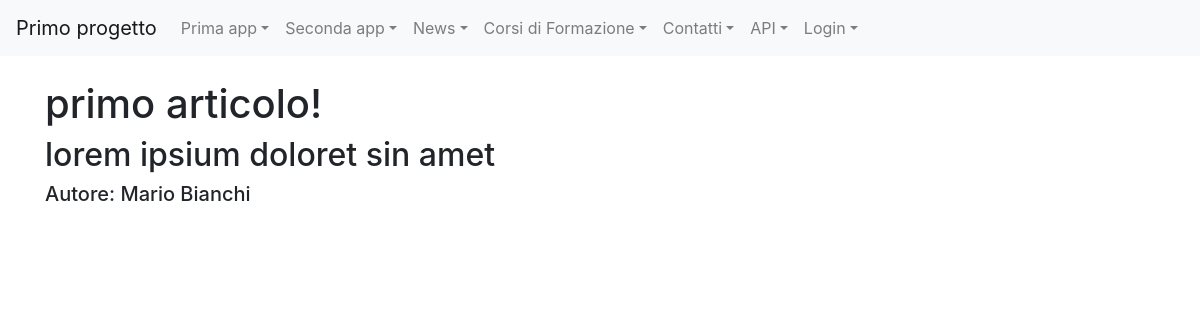
/news/articoli/1, run on the app's committed database.
### news/models.py (models this page shows, shortened)
class Articolo(models.Model):
    titolo = models.CharField(max_length=100)
    contenuto = models.TextField()
    giornalista = models.ForeignKey(Giornalista, on_delete=models.CASCADE, related_name="articoli")
    dataArticolo=models.DateField(auto_now_add=True)
    visualizzazioni=models.IntegerField(default=0,blank=True)
    class Meta:
        verbose_name = "Articolo"
        verbose_name_plural = "Articoli"

class Giornalista(models.Model):
    nome = models.CharField(max_length=20)
    cognome = models.CharField(max_length=20)
    anno_di_nascita = models.DateField(auto_now_add=True)
    def __str__(self):
        return self.nome + " " + self.cognome
    class Meta:
        verbose_name = "Giornalista"
        verbose_name_plural = "Giornalisti"

### news/views.py (the view)
# urls.py: path('articoli/<int:pk>', articoloDetailView, name="articolo_detail"),
def articoloDetailView(request, pk):
    articolo = get_object_or_404(Articolo, pk=pk)
    context = {"articolo": articolo}
    return render(request, "articolo_detail.html", context)

### news/templates/articolo_detail.html (shortened to what this page needs)
{% extends 'base.html' %}
{% block content %}
    <h1>{{ articolo.titolo }}</h1>
    <h2>{{ articolo.contenuto }}</h2>
    <h5>Autore: {{ articolo.giornalista }}</h5>
{% endblock content %}

### data on the page
Articolo: titolo "primo articolo!", contenuto "lorem ipsium doloret sin amet", giornalista "Mario Bianchi"
